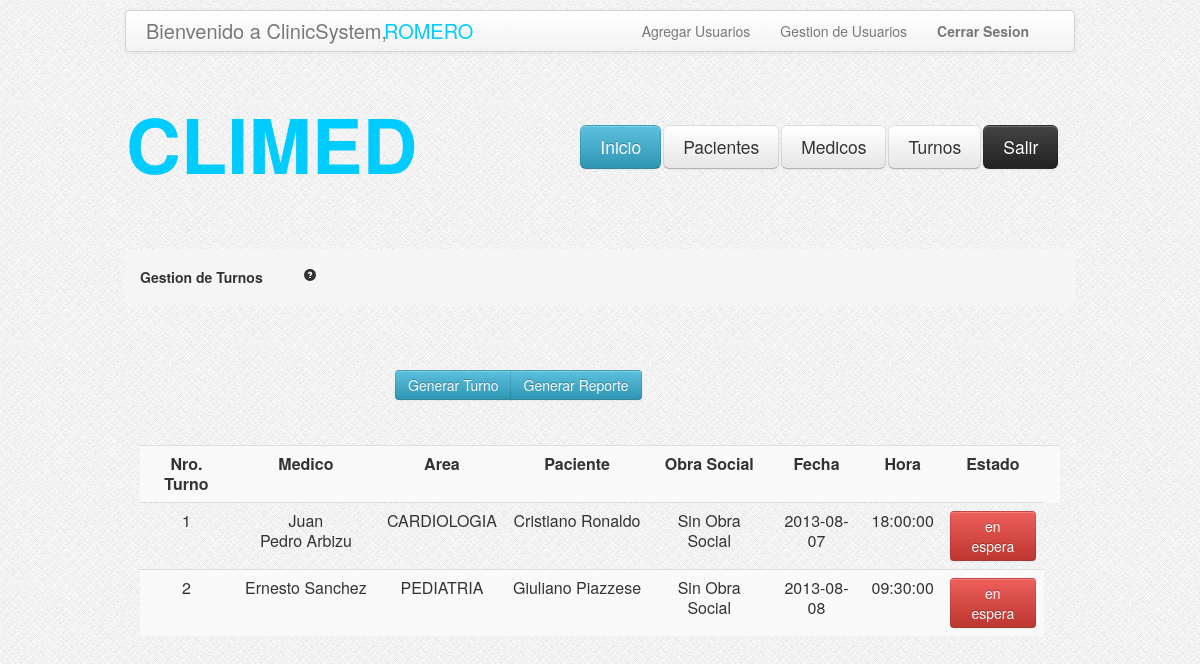
Screenshot of /GestionTurnosVIEJO.php (signed in) with the database file from the repository.
### tables this page shows
CREATE TABLE IF NOT EXISTS `turnos` (
  `idturno` int(11) NOT NULL AUTO_INCREMENT,
  `idmedico` int(11) NOT NULL,
  `idpaciente` int(11) NOT NULL,
  `idobra` int(11) DEFAULT NULL,
  `idhora` int(11) NOT NULL,
  `fecha` date NOT NULL,
  `idespecialidad` int(11) NOT NULL,
  `estado` varchar(500) NOT NULL DEFAULT 'en espera',
  PRIMARY KEY (`idturno`)
);

CREATE TABLE IF NOT EXISTS `medicos` (
  `idmedico` int(11) NOT NULL AUTO_INCREMENT,
  `nombre` varchar(100) NOT NULL,
  `apellido` varchar(100) NOT NULL,
  `nromatricula` int(11) NOT NULL,
  `email` varchar(100) NOT NULL,
  `telefono` int(25) NOT NULL,
  `fechaNac` date NOT NULL,
  `dni` int(11) NOT NULL,
  `direccion` varchar(255) DEFAULT NULL,
  `activo` tinyint(1) NOT NULL DEFAULT '1',
  PRIMARY KEY (`idmedico`)
);

CREATE TABLE IF NOT EXISTS `especialidades` (
  `idespecialidad` int(11) NOT NULL AUTO_INCREMENT,
  `nombre` varchar(200) NOT NULL,
  `activo` tinyint(1) NOT NULL DEFAULT '1',
  PRIMARY KEY (`idespecialidad`)
);

CREATE TABLE IF NOT EXISTS `pacientes` (
  `idpaciente` int(11) NOT NULL AUTO_INCREMENT,
  `dni` int(11) NOT NULL,
  `apellido` varchar(100) NOT NULL,
  `nombre` varchar(100) NOT NULL,
  `email` varchar(100) DEFAULT NULL,
  `telefono` int(11) NOT NULL,
  `fechaNac` date NOT NULL,
  `direccion` varchar(255) NOT NULL,
  `activo` tinyint(4) NOT NULL DEFAULT '1',
  PRIMARY KEY (`idpaciente`)
);

CREATE TABLE IF NOT EXISTS `hora` (
  `idhora` int(11) NOT NULL AUTO_INCREMENT,
  `hora` time NOT NULL,
  PRIMARY KEY (`idhora`)
);

### GestionTurnosVIEJO.php (the view, shortened to what this page needs)
<?php
	$consulta = "SELECT medicos.nombre as nommed,medicos.apellido as apemed , e.nombre as area, pacientes.nombre as pacnom
	            ,pacientes.apellido as pacape,
                 hora.hora, obrasociales.nombre as nomobra, t.fecha, t.idturno,t.estado
               	FROM turnos as t
	             inner join medicos on medicos.idmedico=t.idmedico
				 inner join pacientes on pacientes.idpaciente=t.idpaciente
				 left join obrasociales on obrasociales.idobra=t.idobra
				 inner join hora on hora.idhora=t.idhora
				 inner join especialidades as e on t.idespecialidad = e.idespecialidad
				 WHERE t.estado='en espera'
				 ORDER BY t.fecha,hora.hora
				 ";
    $resultado = mysql_query($consulta);
?>
<html>
<head>
<link rel="stylesheet" type="text/css" href="css/estilo.css"/>
<link rel="stylesheet" type="text/css" href="css/bootstrap.css"/>
<link rel="stylesheet" type="text/css" href="css/bootstrap-responsive.css"/>
</head>
<body style="background-image:url('images/bg.png')">
	<?php include_once('header.php'); ?>
	<div class="encapsulador">
		<div class="contenedor">
			<ul class="breadcrumb">
				<li>
					<h5>Gestion de Turnos<a href="#" style="margin-left: 40px;"><i class="icon-question-sign"></i></a></h5>
				</li>
			</ul>
			<div class="btn-group" style="margin-top: 45px; margin-left: 270;">
			        <button class="btn btn-info" type="button" onclick="location.href='AltaTurnos1.php'">Generar Turno</button>
                    <button class="btn btn-info" type="button" onclick="location.href='ReporteTurnos.php?estado=en espera'">Generar Reporte</button>
			</div>
		</div>
		<div id="tabla-gestion-obrasociales">
				<table class="table table-striped">
					<tr>
						<td><b>Nro. Turno</b> </td>
						<td><b>Medico</b></td>
						<td><b>Area</b></td>
						<td><b>Paciente</b></td>
						<td><b>Obra Social</b></td>
						<td><b>Fecha</b></td>
						<td><b>Hora</b></td>
						<td><b>Estado</b></td>
						<td></td>
					</tr>
					<?php
				while ($valor = mysql_fetch_array($resultado))
				{
					$idturno= $valor["idturno"];
				?>
					<tr>
						<td><?php echo $valor["idturno"]; ?></td>
						<td><?php echo $valor["nommed"]; ?>&nbsp;<?php echo $valor["apemed"]; ?></td>
						<td><?php echo $valor["area"]; ?></td>
						<td><?php echo $valor["pacnom"]; ?>&nbsp;<?php echo $valor["pacape"]; ?></td>
						<?php
						if(is_null($valor["nomobra"] )){
						?>
							<td>Sin Obra Social</td>
						<?php
						}else{
						?>
							<td><?php echo $valor["nomobra"];?></td>
						<?php
						}
						?>
						<td><?php echo $valor["fecha"];?></td>
						<td><?php echo $valor["hora"];?></td>
						<td><a data-toggle="modal" role="button" href="#borrar<?php echo $idturno; ?>" class="btn btn-danger"><?php echo $valor["estado"];?></a></td>
			    <?php } ?>
				</table>
		</div>
	</div>
</body>
</html>

### css/estilo.css (style rules this page uses)
.encapsulador { width:950px; height:auto; margin: auto; }
.contenedor { margin-top: 75px; }
#tabla-gestion-obrasociales { margin-top: 45px; margin-left: 15px; margin-right: 15px; }

### rows the page displays
turnos: idturno "1", idmedico.nombre "Juan Pedro", idmedico.apellido "Arbizu", idespecialidad.nombre "CARDIOLOGIA", idpaciente.nombre "Cristiano", idpaciente.apellido "Ronaldo", fecha "2013-08-07", idhora.hora "18:00:00", estado "en espera"
turnos: idturno "2", idmedico.nombre "Ernesto", idmedico.apellido "Sanchez", idespecialidad.nombre "PEDIATRIA", idpaciente.nombre "Giuliano", idpaciente.apellido "Piazzese", fecha "2013-08-08", idhora.hora "09:30:00", estado "en espera"

### other values shown
$usuario "ROMERO"
